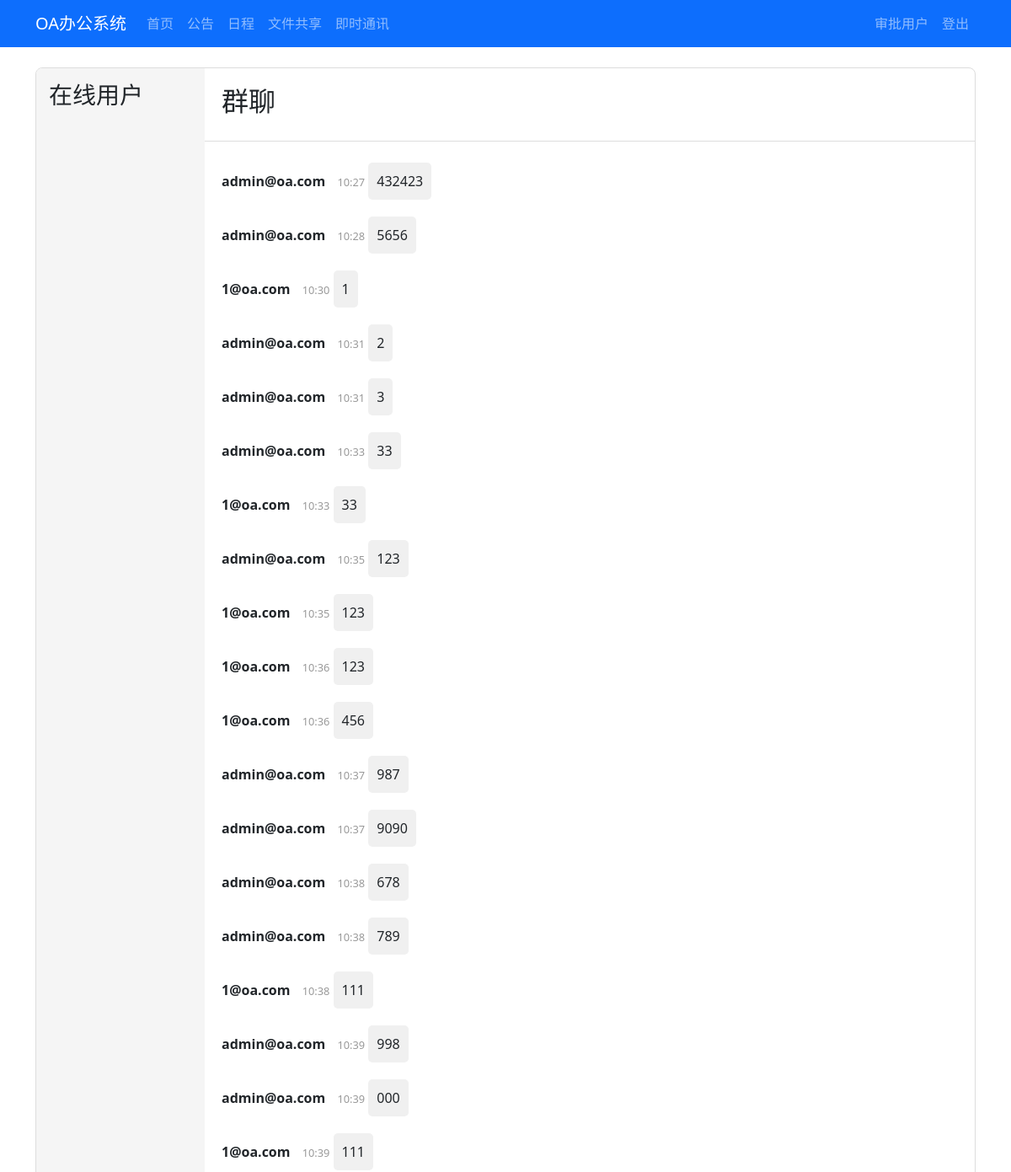
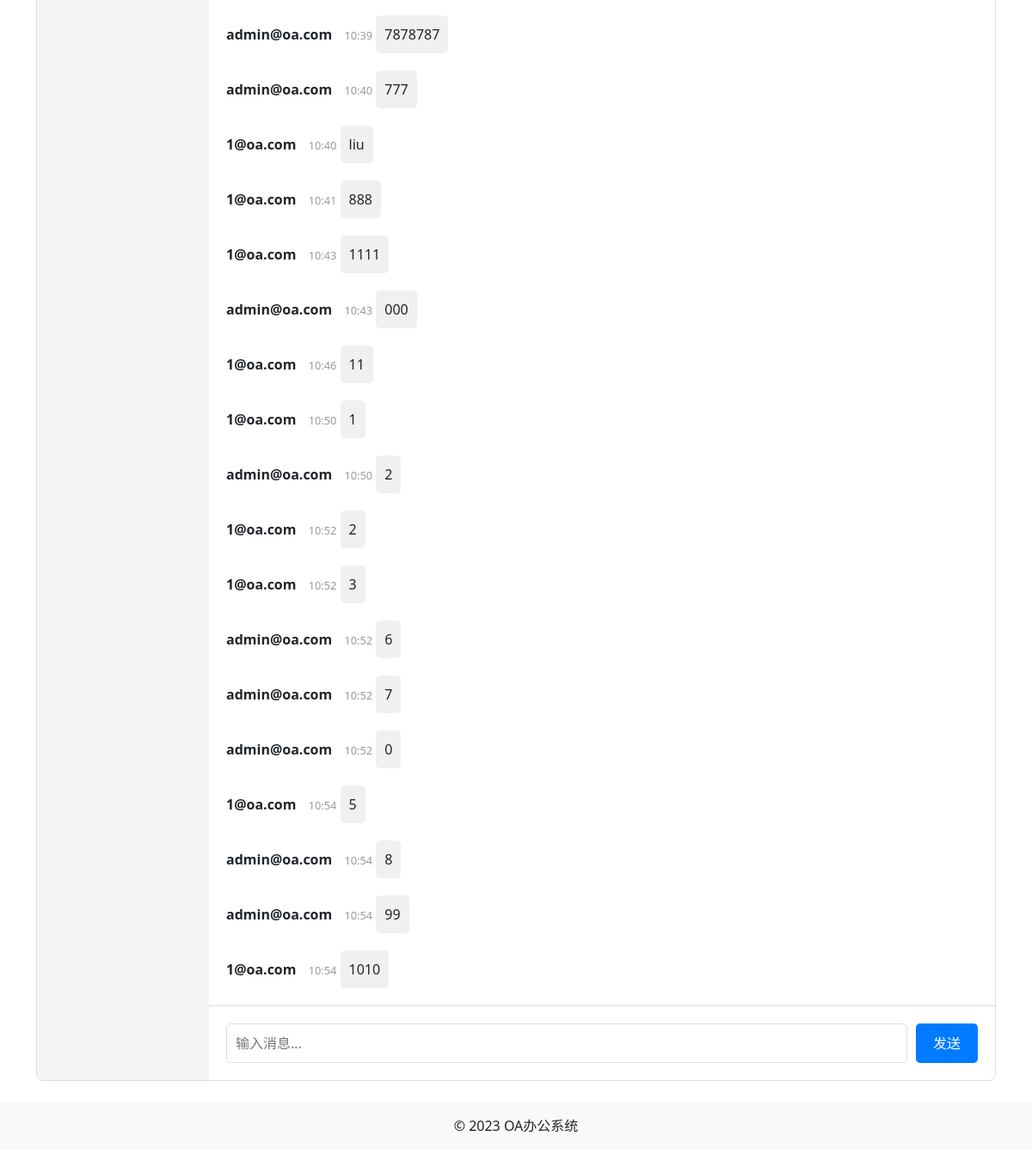
The page /chat (signed in) on the database its author committed (2 pictures, top to bottom).
### app.py (models this page shows)
class ChatMessage(db.Model):
    id = db.Column(db.Integer, primary_key=True)
    content = db.Column(db.Text, nullable=False)
    timestamp = db.Column(db.DateTime, default=datetime.utcnow)
    user_id = db.Column(db.Integer, db.ForeignKey('user.id'))
    user = db.relationship('User', backref='messages')
    room = db.Column(db.String(100), default='global')

class User(db.Model, UserMixin):
    id = db.Column(db.Integer, primary_key=True)
    email = db.Column(db.String(120), unique=True, nullable=False)
    password_hash = db.Column(db.String(120), nullable=False)
    is_admin = db.Column(db.Boolean, default=False)
    is_approved = db.Column(db.Boolean, default=False)
    factory = db.Column(db.String(50))
    department = db.Column(db.String(50))
    created_at = db.Column(db.DateTime, default=datetime.utcnow)

### app.py (the view)
@app.route('/chat')
@login_required
def chat():
    online_user_ids = list(online_users.keys())
    online_users_list = User.query.filter(User.id.in_(online_user_ids)).all() if online_user_ids else []
    return render_template('chat.html',
        online_users=online_users_list,
        ChatMessage=ChatMessage
    )

### app.py (called while the page is built)
@login_manager.user_loader
def load_user(user_id):
    return User.query.get(int(user_id))

### templates/chat.html (shortened to what this page needs)
{% extends "base.html" %}
{% block content %}
<div class="chat-container">
    <div class="chat-sidebar">
        <h3>在线用户</h3>
    </div>
    <div class="chat-main">
        <div class="chat-header">
            <h2>群聊</h2>
        </div>
        <div class="chat-messages" id="chat-messages">
            {% for message in ChatMessage.query.filter_by(room='global').order_by(ChatMessage.timestamp).all() %}
            <div class="message">
                <span class="message-user">{{ message.user.email }}</span>
                <span class="message-time">{{ message.timestamp.strftime('%H:%M') }}</span>
                <div class="message-content">{{ message.content }}</div>
            </div>
            {% endfor %}
        </div>
        <div class="chat-input">
            <input type="text" id="message-input" placeholder="输入消息...">
            <button id="send-button">发送</button>
        </div>
    </div>
</div>
{% endblock %}

### templates/base.html (shortened to what this page needs)
<!DOCTYPE html>
<html lang="zh-CN">
<head>
    <link href="https://cdn.bootcdn.net/ajax/libs/twitter-bootstrap/5.3.0/css/bootstrap.min.css" rel="stylesheet">
    <link rel="stylesheet" href="https://cdn.bootcdn.net/ajax/libs/font-awesome/6.4.0/css/all.min.css">
</head>
<body>
    <nav class="navbar navbar-expand-lg navbar-dark bg-primary">
        <div class="container">
            <a class="navbar-brand" href="/">OA办公系统</a>
            <div class="collapse navbar-collapse" id="navbarNav">
                <ul class="navbar-nav me-auto">
                    <li class="nav-item">
                        <a class="nav-link" href="/">首页</a>
                    </li>
                    <li class="nav-item">
                        <a class="nav-link" href="/announcements">公告</a>
                    </li>
                    <li class="nav-item">
                        <a class="nav-link" href="/schedule">日程</a>
                    </li>
                    <li class="nav-item">
                        <a class="nav-link" href="/collaborative_edit">文件共享</a>
                    </li>
                    <li class="nav-item">
                        <a class="nav-link" href="/chat">即时通讯</a>
                    </li>
                </ul>
                <ul class="navbar-nav">
                    {% if current_user.is_authenticated %}
                        {% if current_user.is_admin %}
                            <li class="nav-item">
                                <a class="nav-link" href="/admin/approve_users">审批用户</a>
                            </li>
                        {% endif %}
                        <li class="nav-item">
                            <a class="nav-link" href="/logout">登出</a>
                        </li>
                    {% else %}
                        <li class="nav-item">
                            <a class="nav-link" href="/login">登录</a>
                        </li>
                    {% endif %}
                </ul>
            </div>
        </div>
    </nav>
    <div class="container my-4">
        {% block content %}{% endblock %}
    </div>
    <footer class="bg-light text-center py-3">
        <div class="container">
            <p class="mb-0">© 2023 OA办公系统</p>
        </div>
    </footer>
</body>
</html>

### templates/chat.html (style rules this page uses)
.chat-container { display: flex; height: 80vh; max-width: 1200px; margin: 20px auto; border: 1px solid #ddd; border-radius: 8px; overflow: hidden; }
.chat-sidebar { width: 200px; background: #f5f5f5; padding: 15px; }
.chat-main { flex: 1; display: flex; flex-direction: column; }
.chat-header { padding: 20px; border-bottom: 1px solid #ddd; }
.chat-messages { flex: 1; padding: 20px; overflow-y: auto; }
.message { margin-bottom: 15px; }
.message-user { font-weight: bold; margin-right: 10px; }
.message-time { color: #999; font-size: 0.8em; }
.message-content { margin-top: 5px; padding: 10px; background: #f0f0f0; border-radius: 5px; display: inline-block; }
.chat-input { padding: 20px; border-top: 1px solid #ddd; display: flex; }
#message-input { flex: 1; padding: 10px; border: 1px solid #ddd; border-radius: 5px; }
#send-button { margin-left: 10px; padding: 10px 20px; background: #007bff; color: white; border: none; border-radius: 5px; cursor: pointer; }

### rows shown on the page
ChatMessage: user.email "admin@oa.com", timestamp "10:27", content "432423"
ChatMessage: user.email "admin@oa.com", timestamp "10:28", content "5656"
ChatMessage: user.email "1@oa.com", timestamp "10:30", content "1"
ChatMessage: user.email "admin@oa.com", timestamp "10:31", content "2"
ChatMessage: user.email "admin@oa.com", timestamp "10:31", content "3"
ChatMessage: user.email "admin@oa.com", timestamp "10:33", content "33"
ChatMessage: user.email "1@oa.com", timestamp "10:33", content "33"
ChatMessage: user.email "admin@oa.com", timestamp "10:35", content "123"
ChatMessage: user.email "1@oa.com", timestamp "10:35", content "123"
ChatMessage: user.email "1@oa.com", timestamp "10:36", content "123"
ChatMessage: user.email "1@oa.com", timestamp "10:36", content "456"
ChatMessage: user.email "admin@oa.com", timestamp "10:37", content "987"
ChatMessage: user.email "admin@oa.com", timestamp "10:37", content "9090"
ChatMessage: user.email "admin@oa.com", timestamp "10:38", content "678"
ChatMessage: user.email "admin@oa.com", timestamp "10:38", content "789"
ChatMessage: user.email "1@oa.com", timestamp "10:38", content "111"
ChatMessage: user.email "admin@oa.com", timestamp "10:39", content "998"
ChatMessage: user.email "admin@oa.com", timestamp "10:39", content "000"
ChatMessage: user.email "1@oa.com", timestamp "10:39", content "111"
ChatMessage: user.email "admin@oa.com", timestamp "10:39", content "7878787"
ChatMessage: user.email "admin@oa.com", timestamp "10:40", content "777"
ChatMessage: user.email "1@oa.com", timestamp "10:40", content "liu"
ChatMessage: user.email "1@oa.com", timestamp "10:41", content "888"
ChatMessage: user.email "1@oa.com", timestamp "10:43", content "1111"
ChatMessage: user.email "admin@oa.com", timestamp "10:43", content "000"
ChatMessage: user.email "1@oa.com", timestamp "10:46", content "11"
ChatMessage: user.email "1@oa.com", timestamp "10:50", content "1"
ChatMessage: user.email "admin@oa.com", timestamp "10:50", content "2"
ChatMessage: user.email "1@oa.com", timestamp "10:52", content "2"
ChatMessage: user.email "1@oa.com", timestamp "10:52", content "3"
ChatMessage: user.email "admin@oa.com", timestamp "10:52", content "6"
ChatMessage: user.email "admin@oa.com", timestamp "10:52", content "7"
ChatMessage: user.email "admin@oa.com", timestamp "10:52", content "0"
ChatMessage: user.email "1@oa.com", timestamp "10:54", content "5"
ChatMessage: user.email "admin@oa.com", timestamp "10:54", content "8"
ChatMessage: user.email "admin@oa.com", timestamp "10:54", content "99"
ChatMessage: user.email "1@oa.com", timestamp "10:54", content "1010"
